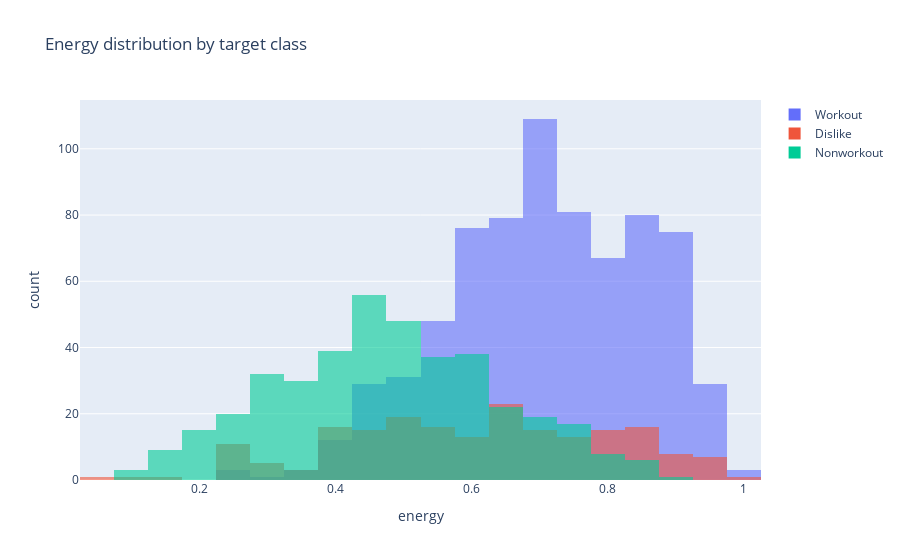

Here is the notebook cell this chart was saved with:
### Code cell
fig = px.histogram(song_df, x='energy', color='result', opacity=0.6, 
                   barmode='overlay', title='Energy distribution by target class')
fig.update_layout(legend_title_text='')
fig.show()
fig.write_html("assets/energy_dist_by_target.html")

### Figure 1 — Plotly figure (JSON) as saved in the notebook; plotly's stock layout.template omitted (floating-point values rounded to 4 significant figures; data arrays with more than 128 entries replaced by an {"elided": "..."} marker saying what was removed)
{"data": [{"alignmentgroup": "True", "bingroup": "x", "hovertemplate": "result=Workout<br>energy=%{x}<br>count=%{y}<extra></extra>", "legendgroup": "Workout", "marker": {"color": "#636efa", "opacity": 0.6, "pattern": {"shape": ""}}, "name": "Workout", "offsetgroup": "Workout", "orientation": "v", "showlegend": true, "type": "histogram", "x": {"elided": "726 float values"}, "xaxis": "x", "yaxis": "y"}, {"alignmentgroup": "True", "bingroup": "x", "hovertemplate": "result=Dislike<br>energy=%{x}<br>count=%{y}<extra></extra>", "legendgroup": "Dislike", "marker": {"color": "#EF553B", "opacity": 0.6, "pattern": {"shape": ""}}, "name": "Dislike", "offsetgroup": "Dislike", "orientation": "v", "showlegend": true, "type": "histogram", "x": {"elided": "199 float values"}, "xaxis": "x", "yaxis": "y"}, {"alignmentgroup": "True", "bingroup": "x", "hovertemplate": "result=Nonworkout<br>energy=%{x}<br>count=%{y}<extra></extra>", "legendgroup": "Nonworkout", "marker": {"color": "#00cc96", "opacity": 0.6, "pattern": {"shape": ""}}, "name": "Nonworkout", "offsetgroup": "Nonworkout", "orientation": "v", "showlegend": true, "type": "histogram", "x": {"elided": "400 float values"}, "xaxis": "x", "yaxis": "y"}], "layout": {"barmode": "overlay", "legend": {"title": {"text": ""}, "tracegroupgap": 0}, "title": {"text": "Energy distribution by target class"}, "xaxis": {"anchor": "y", "domain": [0, 1], "title": {"text": "energy"}}, "yaxis": {"anchor": "x", "domain": [0, 1], "title": {"text": "count"}}}}
